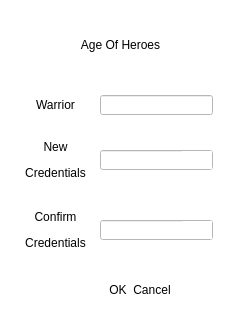
<?xml version="1.0" encoding="UTF-8"?>
<ui version="4.0">
 <class>NewPlayerDialog</class>
 <widget class="QDialog" name="NewPlayerDialog">
  <property name="geometry">
   <rect>
    <x>0</x>
    <y>0</y>
    <width>240</width>
    <height>320</height>
   </rect>
  </property>
  <property name="windowTitle">
   <string>Dialog</string>
  </property>
  <property name="styleSheet">
   <string notr="true">background-color: rgb(255, 255, 255);</string>
  </property>
  <widget class="QDialogButtonBox" name="buttonBox">
   <property name="geometry">
    <rect>
     <x>80</x>
     <y>270</y>
     <width>91</width>
     <height>41</height>
    </rect>
   </property>
   <property name="styleSheet">
    <string notr="true">QPushButton{
	font: 16pt &quot;Pristina&quot;;
	border-radius: 50px;
	background-color: qradialgradient(spread:pad, cx:0.5, cy:0.5, radius:0.5, fx:0.5, fy:0.506, stop:0 rgba(255, 255, 255, 255));
}

QPushButton:hover:enabled{
	text-decoration: underline;
}

QPushButton:hover:pressed{
	color: rgb(0, 255, 127);
}</string>
   </property>
   <property name="orientation">
    <enum>Qt::Horizontal</enum>
   </property>
   <property name="standardButtons">
    <set>QDialogButtonBox::Cancel|QDialogButtonBox::Ok</set>
   </property>
  </widget>
  <widget class="QLineEdit" name="lineEdit">
   <property name="geometry">
    <rect>
     <x>100</x>
     <y>95</y>
     <width>113</width>
     <height>20</height>
    </rect>
   </property>
   <property name="styleSheet">
    <string notr="true">font: 14pt &quot;Pristina&quot;;</string>
   </property>
  </widget>
  <widget class="QLabel" name="label">
   <property name="geometry">
    <rect>
     <x>20</x>
     <y>90</y>
     <width>71</width>
     <height>31</height>
    </rect>
   </property>
   <property name="styleSheet">
    <string notr="true">font: 14pt &quot;Pristina&quot;;</string>
   </property>
   <property name="text">
    <string>&lt;html&gt;&lt;head/&gt;&lt;body&gt;&lt;p align=&quot;center&quot;&gt;Warrior&lt;/p&gt;&lt;/body&gt;&lt;/html&gt;</string>
   </property>
  </widget>
  <widget class="QLineEdit" name="lineEdit_2">
   <property name="geometry">
    <rect>
     <x>100</x>
     <y>150</y>
     <width>113</width>
     <height>20</height>
    </rect>
   </property>
   <property name="styleSheet">
    <string notr="true">font: 14pt &quot;Pristina&quot;;</string>
   </property>
   <property name="text">
    <string/>
   </property>
  </widget>
  <widget class="QLineEdit" name="lineEdit_3">
   <property name="geometry">
    <rect>
     <x>100</x>
     <y>220</y>
     <width>113</width>
     <height>20</height>
    </rect>
   </property>
   <property name="styleSheet">
    <string notr="true">font: 14pt &quot;Pristina&quot;;</string>
   </property>
   <property name="text">
    <string/>
   </property>
  </widget>
  <widget class="QLabel" name="label_3">
   <property name="geometry">
    <rect>
     <x>20</x>
     <y>130</y>
     <width>71</width>
     <height>61</height>
    </rect>
   </property>
   <property name="styleSheet">
    <string notr="true">font: 14pt &quot;Pristina&quot;;</string>
   </property>
   <property name="text">
    <string>&lt;html&gt;&lt;head/&gt;&lt;body&gt;&lt;p align=&quot;center&quot;&gt;New&lt;/p&gt;&lt;p align=&quot;center&quot;&gt;Credentials&lt;/p&gt;&lt;/body&gt;&lt;/html&gt;</string>
   </property>
  </widget>
  <widget class="QLabel" name="label_4">
   <property name="geometry">
    <rect>
     <x>20</x>
     <y>200</y>
     <width>71</width>
     <height>61</height>
    </rect>
   </property>
   <property name="styleSheet">
    <string notr="true">font: 14pt &quot;Pristina&quot;;</string>
   </property>
   <property name="text">
    <string>&lt;html&gt;&lt;head/&gt;&lt;body&gt;&lt;p align=&quot;center&quot;&gt;Confirm&lt;/p&gt;&lt;p align=&quot;center&quot;&gt;Credentials&lt;/p&gt;&lt;/body&gt;&lt;/html&gt;</string>
   </property>
  </widget>
  <widget class="QLabel" name="label_2">
   <property name="geometry">
    <rect>
     <x>40</x>
     <y>20</y>
     <width>161</width>
     <height>51</height>
    </rect>
   </property>
   <property name="styleSheet">
    <string notr="true">font: 24pt &quot;Pristina&quot;;</string>
   </property>
   <property name="text">
    <string>&lt;html&gt;&lt;head/&gt;&lt;body&gt;&lt;p align=&quot;center&quot;&gt;Age Of Heroes&lt;/p&gt;&lt;/body&gt;&lt;/html&gt;</string>
   </property>
  </widget>
  <widget class="QPushButton" name="HnSBtn">
   <property name="geometry">
    <rect>
     <x>182</x>
     <y>151</y>
     <width>30</width>
     <height>18</height>
    </rect>
   </property>
   <property name="styleSheet">
    <string notr="true">QPushButton{
	border-radius: 50px;
	background-color: qradialgradient(spread:pad, cx:0.5, cy:0.5, radius:0.5, fx:0.5, fy:0.506, stop:0 rgba(255, 255, 255, 255));
	background-image: url(:/Hide Password.png);
}

QPushButton:hover:pressed{
	background-image: url(:/Show Password.png);
}</string>
   </property>
   <property name="text">
    <string/>
   </property>
  </widget>
  <widget class="QPushButton" name="HnSBtn_2">
   <property name="geometry">
    <rect>
     <x>182</x>
     <y>221</y>
     <width>30</width>
     <height>18</height>
    </rect>
   </property>
   <property name="styleSheet">
    <string notr="true">QPushButton{
	border-radius: 50px;
	background-color: qradialgradient(spread:pad, cx:0.5, cy:0.5, radius:0.5, fx:0.5, fy:0.506, stop:0 rgba(255, 255, 255, 255));
	background-image: url(:/Hide Password.png);
}

QPushButton:hover:pressed{
	background-image: url(:/Show Password.png);
}</string>
   </property>
   <property name="text">
    <string/>
   </property>
  </widget>
 </widget>
 <resources/>
 <connections>
  <connection>
   <sender>buttonBox</sender>
   <signal>accepted()</signal>
   <receiver>NewPlayerDialog</receiver>
   <slot>accept()</slot>
   <hints>
    <hint type="sourcelabel">
     <x>248</x>
     <y>254</y>
    </hint>
    <hint type="destinationlabel">
     <x>157</x>
     <y>274</y>
    </hint>
   </hints>
  </connection>
  <connection>
   <sender>buttonBox</sender>
   <signal>rejected()</signal>
   <receiver>NewPlayerDialog</receiver>
   <slot>reject()</slot>
   <hints>
    <hint type="sourcelabel">
     <x>316</x>
     <y>260</y>
    </hint>
    <hint type="destinationlabel">
     <x>286</x>
     <y>274</y>
    </hint>
   </hints>
  </connection>
 </connections>
</ui>
